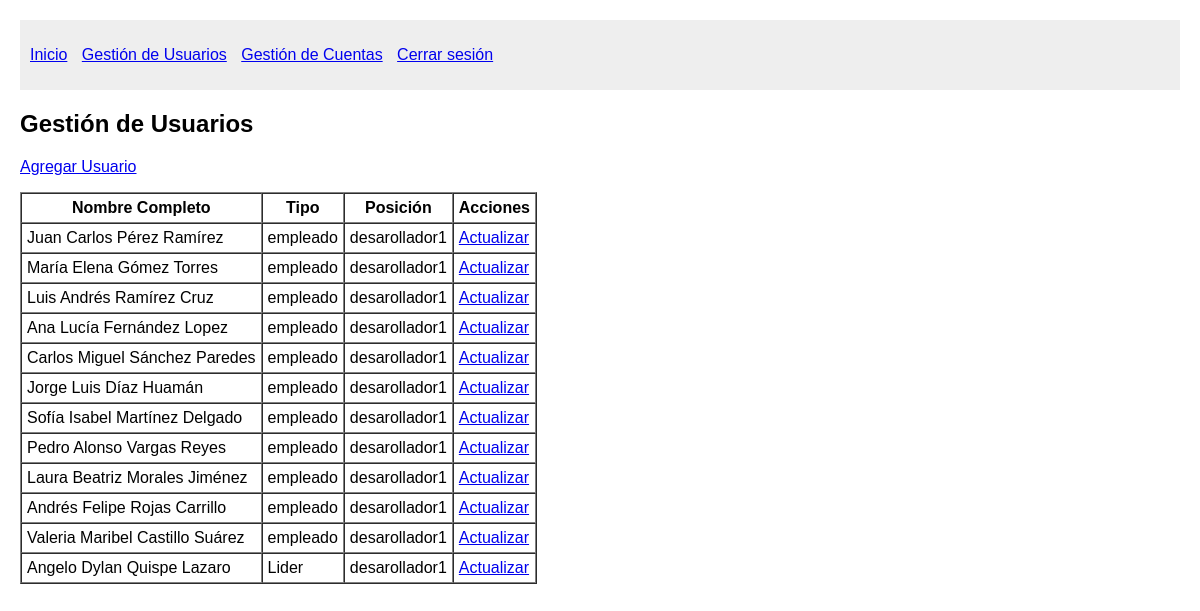
/users/ (signed in), run on the app's committed database.
### System/models.py (models this page shows)
class Usuario(models.Model):
    first_name = models.CharField(max_length=50)
    middle_name = models.CharField(max_length=50, blank=True, null=True)
    last_name = models.CharField(max_length=50)
    second_last_name = models.CharField(max_length=50, blank=True, null=True)
    user_type = models.CharField(max_length=50)
    position = models.ForeignKey(Position, on_delete=models.PROTECT)

class Position(models.Model):
    position_code = models.CharField(max_length=20)
    position_name = models.CharField(max_length=100)

### System/views.py (the view)
# urls.py: path('users/', views.manage_users, name='manage_users'),
@login_required
def manage_users(request):
    usuarios = Usuario.objects.all()
    return render(request, 'System/manage_users.html', {'usuarios': usuarios})

### System/views.py (called while the page is built)
def login_required(view_func):
    @wraps(view_func)
    def wrapped_view(request, *args, **kwargs):
        if not request.session.get('user_id'):
            return redirect('login')
        return view_func(request, *args, **kwargs)
    return wrapped_view

### System/templates/System/manage_users.html (shortened to what this page needs)
{% extends 'System/base.html' %}
{% load static %}
{% block content %}
    <h2>Gestión de Usuarios</h2>
    <p><a href="{% url 'add_user' %}">Agregar Usuario</a></p>
    <table border="1" cellspacing="0" cellpadding="5">
        <thead>
            <tr>
                <th>Nombre Completo</th>
                <th>Tipo</th>
                <th>Posición</th>
                <th>Acciones</th>
            </tr>
        </thead>
        <tbody>
            {% for usuario in usuarios %}
                <tr>
                    <td>
                        {{ usuario.first_name }}
                        {% if usuario.middle_name %}{{ usuario.middle_name }} {% endif %}
                        {{ usuario.last_name }}
                        {% if usuario.second_last_name %}{{ usuario.second_last_name }}{% endif %}
                    </td>
                    <td>{{ usuario.user_type }}</td>
                    <td>{{ usuario.position.position_name }}</td>
                    <td>
                        <a href="{% url 'update_user' usuario.id %}">Actualizar</a>
                    </td>
                </tr>
            {% empty %}
                <tr>
                    <td colspan="4">No hay usuarios registrados.</td>
                </tr>
            {% endfor %}
        </tbody>
    </table>
{% endblock %}

### System/static/css/styles.css (style rules this page uses)
body { font-family: Arial, sans-serif; margin: 20px; }

### data on the page
Usuario: first_name "Juan", middle_name "Carlos", last_name "Pérez", second_last_name "Ramírez", user_type "empleado", position.position_name "desarollador1"
Usuario: first_name "María", middle_name "Elena", last_name "Gómez", second_last_name "Torres", user_type "empleado", position.position_name "desarollador1"
Usuario: first_name "Luis", middle_name "Andrés", last_name "Ramírez", second_last_name "Cruz", user_type "empleado", position.position_name "desarollador1"
Usuario: first_name "Ana", middle_name "Lucía", last_name "Fernández", second_last_name "Lopez", user_type "empleado", position.position_name "desarollador1"
Usuario: first_name "Carlos", middle_name "Miguel", last_name "Sánchez", second_last_name "Paredes", user_type "empleado", position.position_name "desarollador1"
Usuario: first_name "Jorge", middle_name "Luis", last_name "Díaz", second_last_name "Huamán", user_type "empleado", position.position_name "desarollador1"
Usuario: first_name "Sofía", middle_name "Isabel", last_name "Martínez", second_last_name "Delgado", user_type "empleado", position.position_name "desarollador1"
Usuario: first_name "Pedro", middle_name "Alonso", last_name "Vargas", second_last_name "Reyes", user_type "empleado", position.position_name "desarollador1"
Usuario: first_name "Laura", middle_name "Beatriz", last_name "Morales", second_last_name "Jiménez", user_type "empleado", position.position_name "desarollador1"
Usuario: first_name "Andrés", middle_name "Felipe", last_name "Rojas", second_last_name "Carrillo", user_type "empleado", position.position_name "desarollador1"
Usuario: first_name "Valeria", middle_name "Maribel", last_name "Castillo", second_last_name "Suárez", user_type "empleado", position.position_name "desarollador1"
Usuario: first_name "Angelo", middle_name "Dylan", last_name "Quispe", second_last_name "Lazaro", user_type "Lider", position.position_name "desarollador1"
